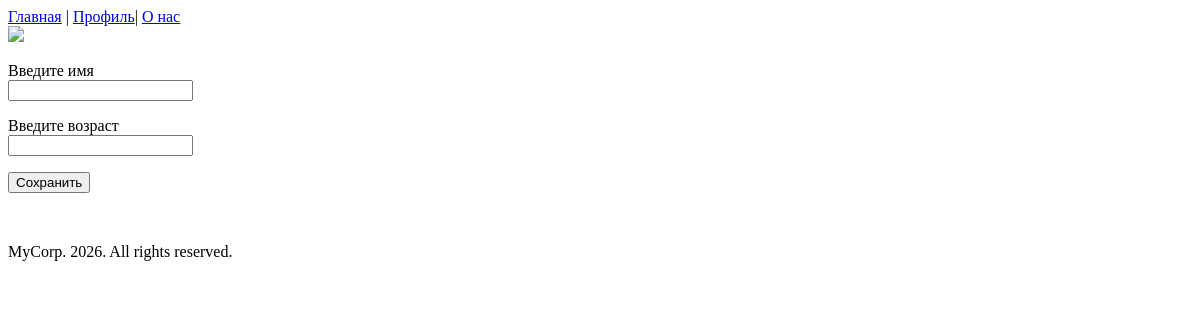
Before: / with the older database file.
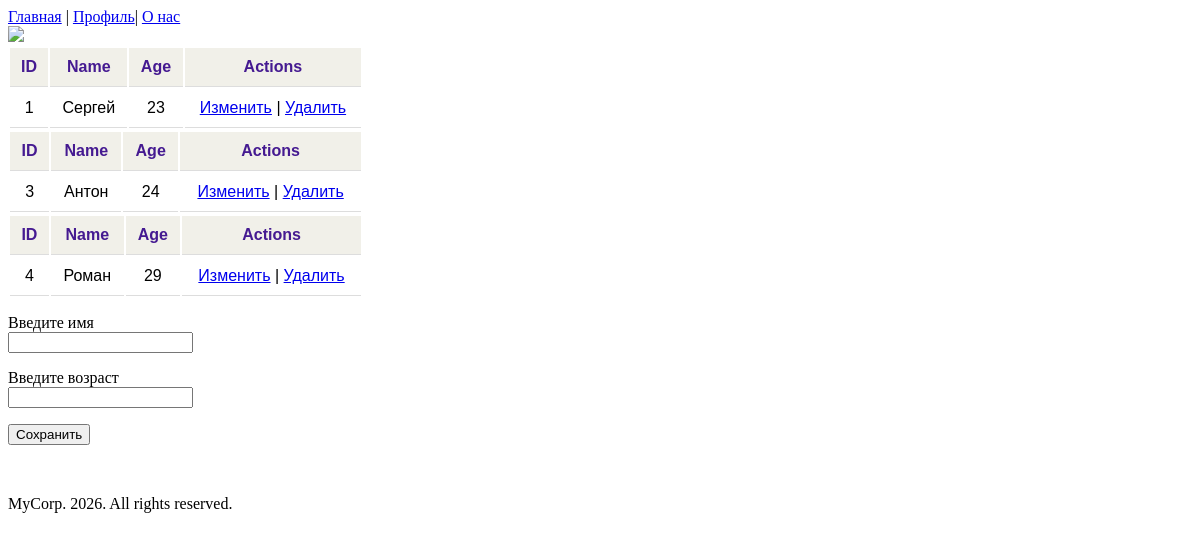
After: the same page with the newer database file.
### apps/crud/models.py (models this page shows)
class Person(models.Model):
    name = models.CharField(max_length=20)
    age = models.IntegerField()

### apps/crud/views.py (the view)
# urls.py: path('', views.index),
def index(request):
    people = Person.objects.all()
    return render(request, 'crud/index.html', {'people': people})

### templates/crud/index.html (shortened to what this page needs)
{% extends "base.html" %}
{% load static %}
{% block content %}
    <link rel="stylesheet" href="{% static 'css/style.css' %}">
    <div>
        {% for person in people %}
        <table>
            <thead>
                <tr>
                    <th>ID</th>
                    <th>Name</th>
                    <th>Age</th>
                    <th>Actions</th>
                </tr>
            </thead>
            <tbody>
                <tr>
                    <td>{{ person.id }}</td>
                    <td>{{ person.name }}</td>
                    <td>{{ person.age }}</td>
                    <td>
                        <a href="edit/{{ person.id }}">Изменить</a>
                        |
                        <a href="delete/{{ person.id }}">Удалить</a>
                    </td>
                </tr>
            </tbody>
        </table>
        {% endfor %}
    </div>
    <div>
        <form method="POST" action="create/">
        <p>
            <label>Введите имя</label><br>
            <input type="text" name="name" value="{{ person.name }}"/>
        </p>
        <p>
            <label>Введите возраст</label><br>
            <input type="number" name="age" value="{{ person.age }}"/>
        </p>
        <p>
            <input type="submit" value="Сохранить">
        </p>
    </form>
    </div>
{% endblock content %}

### templates/base.html (shortened to what this page needs)
<!DOCTYPE html>
<html>
<head>
</head>
<body>
    <header>
        {% include "header.html" %}
    </header>
    <main>
        {% block content %} {% endblock content %}
    </main>
    <footer>
        {% include "footer.html" %}
    </footer>
</body>

### templates/header.html
{% load static %}
<div><a href="/">Главная</a> | <a href="/blog">Профиль</a>| <a href="/blog/about">О нас</a></div>
<img src="{% static 'img/django-react.png' %}" width="300px">

### templates/footer.html
<div style="margin-top: 50px;">
    MyCorp. 2026. All rights reserved.
</div>

### static/css/style.css (style rules this page uses)
table { width: 30%; font-family: Arial, sans-serif; }
th, td { padding: 10px; text-align: center; border-bottom: 1px solid #ddd; }
th { background-color: #f1f0e9; color: #451a91; }

Changed rows visible on the page:
added Person: id "1", name "Сергей", age "23"
added Person: id "3", name "Антон", age "24"
added Person: id "4", name "Роман", age "29"
